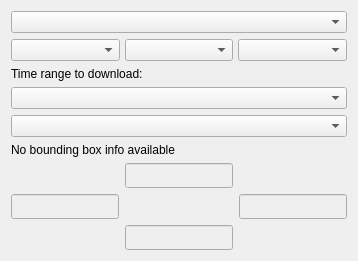
                  <widget class="QWidget" name="tab_WMS">
                   <attribute name="title">
                    <string>WMS</string>
                   </attribute>
                   <layout class="QGridLayout" name="gridLayout_4">
                    <item row="0" column="0">
                     <layout class="QVBoxLayout" name="tab_WMS_layout">
                      <item>
                       <widget class="QComboBox" name="combo_wms_layer">
                        <property name="maximumSize">
                         <size>
                          <width>16777215</width>
                          <height>25</height>
                         </size>
                        </property>
                       </widget>
                      </item>
                      <item>
                       <layout class="QHBoxLayout" name="layout_wms_style" stretch="0,0,0">
                        <property name="spacing">
                         <number>5</number>
                        </property>
                        <property name="sizeConstraint">
                         <enum>QLayout::SetDefaultConstraint</enum>
                        </property>
                        <item>
                         <widget class="QComboBox" name="comboBox">
                          <property name="sizePolicy">
                           <sizepolicy hsizetype="Expanding" vsizetype="Fixed">
                            <horstretch>0</horstretch>
                            <verstretch>0</verstretch>
                           </sizepolicy>
                          </property>
                          <property name="minimumSize">
                           <size>
                            <width>100</width>
                            <height>0</height>
                           </size>
                          </property>
                          <property name="maximumSize">
                           <size>
                            <width>200</width>
                            <height>25</height>
                           </size>
                          </property>
                         </widget>
                        </item>
                        <item>
                         <widget class="QComboBox" name="combo_wms_style_type">
                          <property name="sizePolicy">
                           <sizepolicy hsizetype="Expanding" vsizetype="Minimum">
                            <horstretch>0</horstretch>
                            <verstretch>0</verstretch>
                           </sizepolicy>
                          </property>
                          <property name="minimumSize">
                           <size>
                            <width>100</width>
                            <height>0</height>
                           </size>
                          </property>
                          <property name="maximumSize">
                           <size>
                            <width>200</width>
                            <height>25</height>
                           </size>
                          </property>
                          <property name="toolTip">
                           <string>Style draw type</string>
                          </property>
                         </widget>
                        </item>
                        <item>
                         <widget class="QComboBox" name="combo_wms_style_palette">
                          <property name="sizePolicy">
                           <sizepolicy hsizetype="Expanding" vsizetype="Fixed">
                            <horstretch>0</horstretch>
                            <verstretch>0</verstretch>
                           </sizepolicy>
                          </property>
                          <property name="minimumSize">
                           <size>
                            <width>100</width>
                            <height>0</height>
                           </size>
                          </property>
                          <property name="maximumSize">
                           <size>
                            <width>200</width>
                            <height>25</height>
                           </size>
                          </property>
                          <property name="toolTip">
                           <string>Style color palette to use</string>
                          </property>
                         </widget>
                        </item>
                       </layout>
                      </item>
                      <item>
                       <widget class="QLabel" name="WMSLabelTimeRange">
                        <property name="maximumSize">
                         <size>
                          <width>16777215</width>
                          <height>25</height>
                         </size>
                        </property>
                        <property name="text">
                         <string>Time range to download:</string>
                        </property>
                       </widget>
                      </item>
                      <item>
                       <widget class="QComboBox" name="combo_wms_time">
                        <property name="maximumSize">
                         <size>
                          <width>16777215</width>
                          <height>25</height>
                         </size>
                        </property>
                        <property name="toolTip">
                         <string>First time value to download for this layer</string>
                        </property>
                       </widget>
                      </item>
                      <item>
                       <widget class="QComboBox" name="combo_wms_time_last">
                        <property name="maximumSize">
                         <size>
                          <width>16777215</width>
                          <height>25</height>
                         </size>
                        </property>
                        <property name="toolTip">
                         <string>Last time value to download for this layer
(If set, will download all the layers between the first and last times)</string>
                        </property>
                       </widget>
                      </item>
                      <item>
                       <widget class="QLabel" name="WMSBoundingBoxInfo">
                        <property name="sizePolicy">
                         <sizepolicy hsizetype="Minimum" vsizetype="Minimum">
                          <horstretch>0</horstretch>
                          <verstretch>0</verstretch>
                         </sizepolicy>
                        </property>
                        <property name="maximumSize">
                         <size>
                          <width>16777215</width>
                          <height>25</height>
                         </size>
                        </property>
                        <property name="text">
                         <string>No bounding box info available</string>
                        </property>
                       </widget>
                      </item>
                      <item>
                       <layout class="QGridLayout" name="WMS_Bounds">
                        <property name="spacing">
                         <number>6</number>
                        </property>
                        <item row="1" column="2">
                         <widget class="QLineEdit" name="WMS_eastBound">
                          <property name="enabled">
                           <bool>false</bool>
                          </property>
                          <property name="minimumSize">
                           <size>
                            <width>0</width>
                            <height>25</height>
                           </size>
                          </property>
                          <property name="maximumSize">
                           <size>
                            <width>16777215</width>
                            <height>25</height>
                           </size>
                          </property>
                         </widget>
                        </item>
                        <item row="1" column="0">
                         <widget class="QLineEdit" name="WMS_westBound">
                          <property name="enabled">
                           <bool>false</bool>
                          </property>
                          <property name="minimumSize">
                           <size>
                            <width>0</width>
                            <height>25</height>
                           </size>
                          </property>
                          <property name="maximumSize">
                           <size>
                            <width>16777215</width>
                            <height>25</height>
                           </size>
                          </property>
                         </widget>
                        </item>
                        <item row="2" column="1">
                         <widget class="QLineEdit" name="WMS_southBound">
                          <property name="enabled">
                           <bool>false</bool>
                          </property>
                          <property name="minimumSize">
                           <size>
                            <width>0</width>
                            <height>25</height>
                           </size>
                          </property>
                          <property name="maximumSize">
                           <size>
                            <width>16777215</width>
                            <height>25</height>
                           </size>
                          </property>
                         </widget>
                        </item>
                        <item row="0" column="1">
                         <widget class="QLineEdit" name="WMS_northBound">
                          <property name="enabled">
                           <bool>false</bool>
                          </property>
                          <property name="minimumSize">
                           <size>
                            <width>0</width>
                            <height>25</height>
                           </size>
                          </property>
                          <property name="maximumSize">
                           <size>
                            <width>16777215</width>
                            <height>25</height>
                           </size>
                          </property>
                         </widget>
                        </item>
                       </layout>
                      </item>
                     </layout>
                    </item>
                   </layout>
                  </widget>
